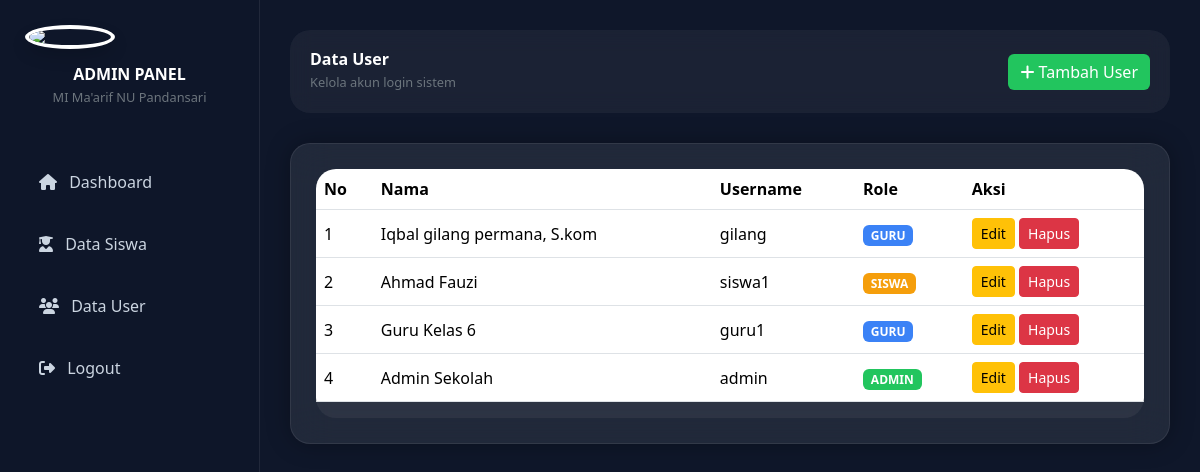
/kelulusan/admin/users.php (signed in), run on the app's committed database.
### tables this page shows
CREATE TABLE `users` (
  `id` int NOT NULL,
  `username` varchar(50) NOT NULL,
  `password` varchar(255) NOT NULL,
  `nama` varchar(100) DEFAULT NULL,
  `role` enum('admin','guru','siswa') NOT NULL,
  `created_at` timestamp NULL DEFAULT CURRENT_TIMESTAMP
);

### kelulusan/admin/users.php (the view, shortened to what this page needs)
<?php
$conn = new mysqli("localhost", "root", "", "kelulusan_mi");
$users = $conn->query("
    SELECT *
    FROM users
    ORDER BY id DESC
");
?>
<!DOCTYPE html>
<html lang="id">
<head>
    <link href="https://cdn.jsdelivr.net/npm/bootstrap@5.3.3/dist/css/bootstrap.min.css" rel="stylesheet">
    <script src="https://cdn.tailwindcss.com"></script>
    <link rel="stylesheet"
    href="https://cdnjs.cloudflare.com/ajax/libs/font-awesome/6.5.2/css/all.min.css">
</head>
<body>
<div class="sidebar">
    <div class="text-center mb-5">
        <img
            src="../assets/img/logo.png"
            width="90"
            class="rounded-circle border border-4 border-white shadow"
        >
        <h4 class="mt-3 fw-bold">
            ADMIN PANEL
        </h4>
        <small class="text-secondary">
            MI Ma'arif NU Pandansari
        </small>
    </div>
    <a href="dashboard.php">
        <i class="fa fa-home me-2"></i>
        Dashboard
    </a>
    <a href="siswa.php">
        <i class="fa fa-user-graduate me-2"></i>
        Data Siswa
    </a>
    <a href="users.php">
        <i class="fa fa-users me-2"></i>
        Data User
    </a>
    <a href="../logout.php">
        <i class="fa fa-sign-out-alt me-2"></i>
        Logout
    </a>
</div>
<div class="content">
    <div class="topbar d-flex justify-content-between align-items-center">
        <div>
            <h3 class="fw-bold">
                Data User
            </h3>
            <small class="text-secondary">
                Kelola akun login sistem
            </small>
        </div>
        <div>
            <a href="tambah_user.php"
               class="btn btn-success btn-custom">
                <i class="fa fa-plus"></i>
                Tambah User
            </a>
        </div>
    </div>
    <div class="card-box">
        <div class="table-responsive table-custom">
            <table class="table table-hover align-middle">
                <thead>
                    <tr>
                        <th>No</th>
                        <th>Nama</th>
                        <th>Username</th>
                        <th>Role</th>
                        <th>Aksi</th>
                    </tr>
                </thead>
                <tbody>
                    <?php $no = 1; ?>
                    <?php while($row = $users->fetch_assoc()): ?>
                    <tr>
                        <td><?= $no++; ?></td>
                        <td><?= $row['nama']; ?></td>
                        <td><?= $row['username']; ?></td>
                        <td>
                            <?php if($row['role'] == 'admin'): ?>
                                <span class="badge badge-admin">
                                    ADMIN
                                </span>
                            <?php elseif($row['role'] == 'guru'): ?>
                                <span class="badge badge-guru">
                                    GURU
                                </span>
                            <?php else: ?>
                                <span class="badge badge-siswa">
                                    SISWA
                                </span>
                            <?php endif; ?>
                        </td>
                        <td>
                            <a href="edit_user.php?id=<?= $row['id']; ?>"
                               class="btn btn-warning btn-sm">
                                Edit
                            </a>
                            <a href="hapus_user.php?id=<?= $row['id']; ?>"
                               class="btn btn-danger btn-sm"
                               onclick="return confirm('Yakin hapus user?')">
                                Hapus
                            </a>
                        </td>
                    </tr>
                    <?php endwhile; ?>
                </tbody>
            </table>
        </div>
    </div>
</div>
</body>
</html>

### kelulusan/admin/users.php (style rules this page uses)
body { background:#0f172a; color:white; overflow-x:hidden; }
.sidebar { width:260px; min-height:100vh; background:rgba(15,23,42,0.95); backdrop-filter:blur(20px); position:fixed; padding:25px; border-right:1px solid rgba(255,255,255,0.08); }
.sidebar a { display:block; color:#cbd5e1; padding:14px; border-radius:14px; margin-bottom:10px; text-decoration:none; transition:0.3s; }
.content { margin-left:260px; padding:30px; }
.topbar { background:rgba(255,255,255,0.05); backdrop-filter:blur(10px); padding:20px; border-radius:20px; margin-bottom:30px; }
.card-box { background:rgba(255,255,255,0.08); backdrop-filter:blur(20px); border-radius:20px; padding:25px; box-shadow:0 0 25px rgba(0,0,0,0.3); border:1px solid rgba(255,255,255,0.08); }
.table-custom { background:rgba(255,255,255,0.05); border-radius:20px; overflow:hidden; }
.table { color:white; }
.table thead { background:#1e293b; }
.badge-admin { background:#22c55e; }
.badge-guru { background:#3b82f6; }
.badge-siswa { background:#f59e0b; }
.btn-custom { background:#22c55e; border:none; }

### data on the page
users: nama "Iqbal gilang permana, S.kom", username "gilang", role "GURU"
users: nama "Ahmad Fauzi", username "siswa1", role "SISWA"
users: nama "Guru Kelas 6", username "guru1", role "GURU"
users: nama "Admin Sekolah", username "admin", role "ADMIN"
